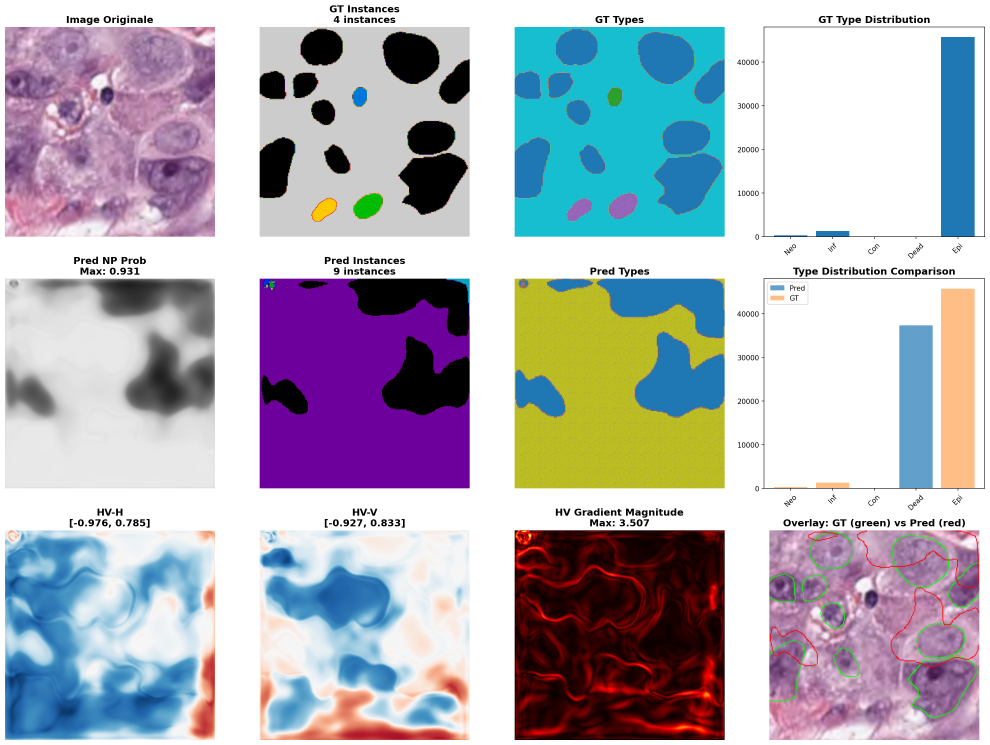
#> input picture diagnostic_image_00000.png, 2968 x 2235 px (shown at 1/3 size)
$ python tile_extraction.py --input ../../diagnostic_image_00000.png --output-dir out
#> lines starting #> are read from the running program, lines starting #| are printed output that depends on the picture; after the words box and inside, x2 and y2 are one past the last pixel; in counts of white or black regions, pixels touching at a corner belong together
#!/usr/bin/env python3
"""
Extraction de tuiles depuis des images WSI ou grandes images.

Conforme aux specs:
- Tuiles 224×224 @ 0.5 MPP pour H-optimus-0
- Filtrage du fond (tissus seulement)
- Overlap configurable

Usage:
    python scripts/preprocessing/tile_extraction.py --input slide.svs --output-dir tiles/
"""

import argparse
import numpy as np
from pathlib import Path
from typing import Tuple, List, Generator
import cv2


class TileExtractor:
    """Extracteur de tuiles depuis des images."""

    def __init__(
        self,
        tile_size: int = 224,
        overlap: int = 0,
        tissue_threshold: float = 0.5,
        background_threshold: int = 220,
    ):
        """
        Args:
            tile_size: Taille des tuiles (224 pour H-optimus-0)
            overlap: Chevauchement entre tuiles
            tissue_threshold: Proportion minimale de tissu
            background_threshold: Seuil de gris pour le fond
        """
#> in extract_from_image, img is the input picture: shape (2235, 2968, 3); mean B, G, R 186.7, 177.2, 177.6
        self.tile_size = tile_size
        self.overlap = overlap
        self.stride = tile_size - overlap
        self.tissue_threshold = tissue_threshold
        self.background_threshold = background_threshold

    def is_tissue(self, tile: np.ndarray) -> bool:
        """Vérifie si une tuile contient du tissu."""
        if len(tile.shape) == 3:
            gray = cv2.cvtColor(tile, cv2.COLOR_RGB2GRAY)
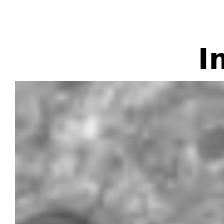
#> gray: shape (224, 224); min 0, max 255, mean 194.7
        else:
            gray = tile

        # Pixels non-blancs
        tissue_mask = gray < self.background_threshold
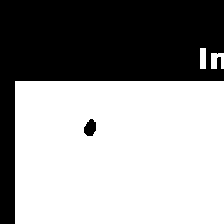
#> tissue_mask: shape (224, 224) bool; 59.8% white; 2 black regions, box (x1, y1, x2, y2) and area: (0, 0, 224, 224) 20003, (84, 119, 96, 136) 153
        tissue_ratio = np.mean(tissue_mask)
#> tissue_ratio = 0.598

        return tissue_ratio >= self.tissue_threshold

    def extract_tiles(
        self,
        image: np.ndarray,
        filter_background: bool = True
    ) -> Generator[Tuple[np.ndarray, int, int], None, None]:
        """
        Extrait les tuiles d'une image.

        Args:
            image: Image source (H, W, 3)
            filter_background: Filtrer les tuiles de fond

        Yields:
            (tile, x, y): Tuile et ses coordonnées
        """
        h, w = image.shape[:2]

        for y in range(0, h - self.tile_size + 1, self.stride):
            for x in range(0, w - self.tile_size + 1, self.stride):
                tile = image[y:y+self.tile_size, x:x+self.tile_size]

                if filter_background and not self.is_tissue(tile):
                    continue

                yield tile, x, y

    # [6 lines left out: function get_tile_count, not called in this run]


def extract_from_image(
    input_path: Path,
    output_dir: Path,
    extractor: TileExtractor,
    save_coords: bool = True
) -> int:
    """Extrait les tuiles d'une image."""
    img = cv2.imread(str(input_path))
    if img is None:
        print(f"Erreur lecture: {input_path}")
        return 0

    img_rgb = cv2.cvtColor(img, cv2.COLOR_BGR2RGB)

    output_dir.mkdir(parents=True, exist_ok=True)
    stem = input_path.stem

    coords = []
    count = 0

    for tile, x, y in extractor.extract_tiles(img_rgb):
        tile_name = f"{stem}_x{x}_y{y}.png"
        tile_path = output_dir / tile_name

        tile_bgr = cv2.cvtColor(tile, cv2.COLOR_RGB2BGR)
        cv2.imwrite(str(tile_path), tile_bgr)

        coords.append((tile_name, x, y))
        count += 1
#> this loop made 62 passes
#> (x, y, tile_name) on passes 1 to 12: (0, 0, 'diagnostic_image_00000_x0_y0.png'), (224, 0, 'diagnostic_image_00000_x224_y0.png'), (448, 0, 'diagnostic_image_00000_x448_y0.png'), (896, 0, 'diagnostic_image_00000_x896_y0.png'), (1120, 0, 'diagnostic_image_00000_x1120_y0.png'), (1568, 0, 'diagnostic_image_00000_x1568_y0.png'), (1792, 0, 'diagnostic_image_00000_x1792_y0.png'), (0, 224, 'diagnostic_image_00000_x0_y224.png'), (224, 224, 'diagnostic_image_00000_x224_y224.png'), (448, 224, 'diagnostic_image_00000_x448_y224.png'), (672, 224, 'diagnostic_image_00000_x672_y224.png'), (896, 224, 'diagnostic_image_00000_x896_y224.png')
#> pass 1, in extract_from_image, `tile_bgr = cv2.cvtColor(tile, cv2.COLOR_RGB2BGR)`:
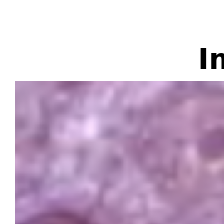
#> tile_bgr: shape (224, 224, 3); mean R, G, B 206.7, 185.2, 208.9
#> pass 1, in is_tissue (call 2), `gray = cv2.cvtColor(tile, cv2.COLOR_RGB2GRAY)`:
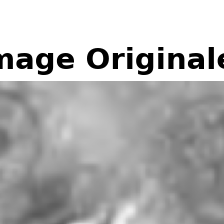
#> gray: shape (224, 224); min 0, max 255, mean 180.6
#> after the loop, coords = 62 items; count = 62

    if save_coords and coords:
        coords_path = output_dir / f"{stem}_coords.csv"
        with open(coords_path, 'w') as f:
            f.write("filename,x,y\n")
            for name, x, y in coords:
                f.write(f"{name},{x},{y}\n")
#> this loop made 62 passes
#> (name, x, y) on passes 1 to 12: ('diagnostic_image_00000_x0_y0.png', 0, 0), ('diagnostic_image_00000_x224_y0.png', 224, 0), ('diagnostic_image_00000_x448_y0.png', 448, 0), ('diagnostic_image_00000_x896_y0.png', 896, 0), ('diagnostic_image_00000_x1120_y0.png', 1120, 0), ('diagnostic_image_00000_x1568_y0.png', 1568, 0), ('diagnostic_image_00000_x1792_y0.png', 1792, 0), ('diagnostic_image_00000_x0_y224.png', 0, 224), ('diagnostic_image_00000_x224_y224.png', 224, 224), ('diagnostic_image_00000_x448_y224.png', 448, 224), ('diagnostic_image_00000_x672_y224.png', 672, 224), ('diagnostic_image_00000_x896_y224.png', 896, 224)

    return count


# [59 lines left out: function extract_from_openslide, not called in this run]


def main():
    parser = argparse.ArgumentParser(
        description="Extraction de tuiles depuis images/WSI"
    )
    parser.add_argument("--input", type=str, required=True, help="Image ou WSI d'entrée")
    parser.add_argument("--output-dir", type=str, required=True, help="Répertoire de sortie")
    parser.add_argument("--tile-size", type=int, default=224, help="Taille des tuiles")
    parser.add_argument("--overlap", type=int, default=0, help="Chevauchement")
    parser.add_argument("--tissue-threshold", type=float, default=0.5, help="Seuil tissu")
    parser.add_argument("--no-filter", action="store_true", help="Ne pas filtrer le fond")
    parser.add_argument("--level", type=int, default=0, help="Niveau WSI")

    args = parser.parse_args()

    extractor = TileExtractor(
        tile_size=args.tile_size,
        overlap=args.overlap,
        tissue_threshold=args.tissue_threshold,
    )

    input_path = Path(args.input)
    output_dir = Path(args.output_dir)

    # Détecter le type de fichier
    wsi_extensions = ['.svs', '.ndpi', '.mrxs', '.scn', '.vms', '.vmu']

    if input_path.suffix.lower() in wsi_extensions:
        count = extract_from_openslide(input_path, output_dir, extractor, args.level)
    else:
        count = extract_from_image(input_path, output_dir, extractor)
#> count = 62

    print(f"\n✅ {count} tuiles extraites dans {output_dir}")
#| ✅ 62 tuiles extraites dans out


if __name__ == "__main__":
    main()

$ run again, on image_00002_raw_preds.png
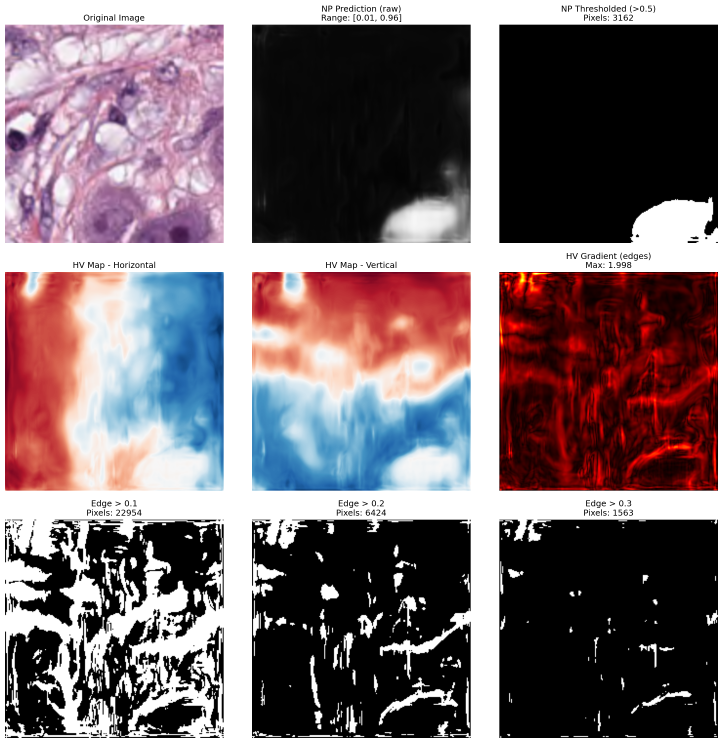
#> input picture image_00002_raw_preds.png, 2168 x 2229 px (shown at 1/3 size)
#> in extract_from_image, img is the input picture: shape (2229, 2168, 3); mean B, G, R 112.7, 107.9, 122.4
#> in is_tissue, `tissue_mask = gray < self.background_threshold`:
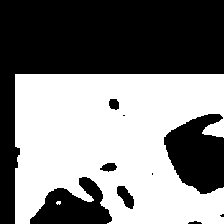
#> tissue_mask: shape (224, 224) bool; 50.2% white; 10 black regions (3 under 20 px), largest, box (x1, y1, x2, y2) and area: (0, 0, 224, 224) 18897, (164, 114, 224, 194) 3374, (30, 177, 112, 224) 2244
#> tissue_ratio = 0.502
#> the loop in extract_from_image, `for tile, x, y in extractor.extract_tiles(img_rgb):` made 65 passes
#> (x, y, tile_name) on passes 1 to 8: (0, 0, 'image_00002_raw_preds_x0_y0.png'), (224, 0, 'image_00002_raw_preds_x224_y0.png'), (448, 0, 'image_00002_raw_preds_x448_y0.png'), (896, 0, 'image_00002_raw_preds_x896_y0.png'), (1120, 0, 'image_00002_raw_preds_x1120_y0.png'), (1568, 0, 'image_00002_raw_preds_x1568_y0.png'), (1792, 0, 'image_00002_raw_preds_x1792_y0.png'), (0, 224, 'image_00002_raw_preds_x0_y224.png')
#> pass 1, in is_tissue (call 2), `gray = cv2.cvtColor(tile, cv2.COLOR_RGB2GRAY)`:
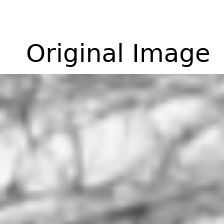
#> gray: shape (224, 224); min 0, max 255, mean 204.3
#> after the loop in extract_from_image, `for tile, x, y in extractor.extract_tiles(img_rgb):`: coords = 65 items; count = 65
#> the loop in extract_from_image, `for name, x, y in coords:` made 65 passes
#> (name, x, y) on passes 1 to 8: ('image_00002_raw_preds_x0_y0.png', 0, 0), ('image_00002_raw_preds_x224_y0.png', 224, 0), ('image_00002_raw_preds_x448_y0.png', 448, 0), ('image_00002_raw_preds_x896_y0.png', 896, 0), ('image_00002_raw_preds_x1120_y0.png', 1120, 0), ('image_00002_raw_preds_x1568_y0.png', 1568, 0), ('image_00002_raw_preds_x1792_y0.png', 1792, 0), ('image_00002_raw_preds_x0_y224.png', 0, 224)
#| ✅ 65 tuiles extraites dans out
